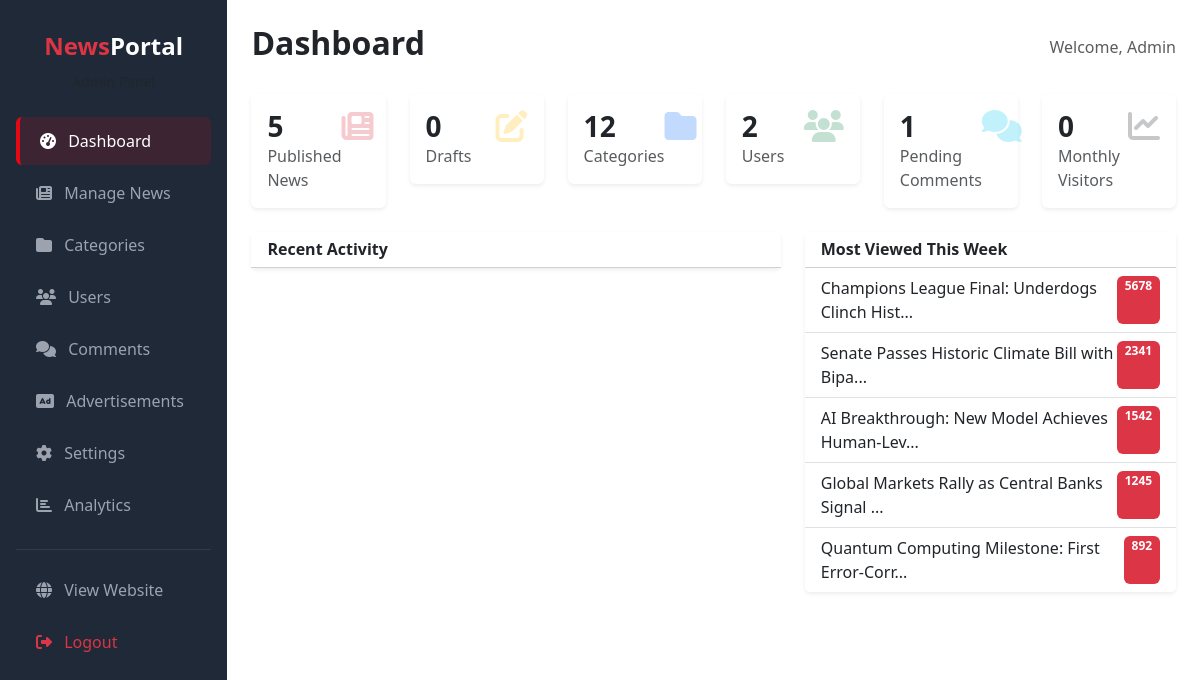
Page /admin/dashboard.php (signed in) on the committed database.
### tables this page shows
CREATE TABLE news (
    id INT AUTO_INCREMENT PRIMARY KEY,
    category_id INT,
    author_id INT,
    title VARCHAR(500),
    slug VARCHAR(500) UNIQUE,
    short_description TEXT,
    full_content LONGTEXT,
    featured_image VARCHAR(255) NULL,
    gallery TEXT NULL,
    tags VARCHAR(500) NULL,
    views INT DEFAULT 0,
    status ENUM('draft','pending','published','rejected') DEFAULT 'draft',
    is_breaking TINYINT DEFAULT 0,
    featured TINYINT DEFAULT 0,
    allow_comments TINYINT DEFAULT 1,
    reading_time INT DEFAULT 0,
    publish_date DATETIME NULL,
    seo_title VARCHAR(255) NULL,
    seo_description TEXT NULL,
    og_image VARCHAR(255) NULL,
    created_at TIMESTAMP DEFAULT CURRENT_TIMESTAMP,
    updated_at TIMESTAMP DEFAULT CURRENT_TIMESTAMP ON UPDATE CURRENT_TIMESTAMP,
    FOREIGN KEY (category_id) REFERENCES categories(id) ON DELETE CASCADE,
    FOREIGN KEY (author_id) REFERENCES users(id) ON DELETE CASCADE,
    INDEX idx_status (status),
    INDEX idx_slug (slug),
    INDEX idx_created_at (created_at),
    INDEX idx_is_breaking (is_breaking),
    INDEX idx_featured (featured),
    INDEX idx_category_id (category_id),
    INDEX idx_author_id (author_id),
    INDEX idx_publish_date (publish_date)
);

### config/functions.php (called while the page is built, shortened)
<?php
global $db;
function getCategories($status = 1, $limit = null) {
    global $db;
    $sql = "SELECT * FROM categories WHERE status = ? ORDER BY category_name ASC";
    $stmt = $db->prepare($sql);
    $stmt->execute([$status]);
    return $stmt->fetchAll();
}
function getTrendingNews($limit = 5) {
    global $db;
    $stmt = $db->prepare("SELECT n.*, c.category_name FROM news n
                          LEFT JOIN categories c ON n.category_id = c.id
                          WHERE n.status = 'published' ORDER BY n.views DESC LIMIT ?");
    $stmt->execute([$limit]);
    return $stmt->fetchAll();
}
function getNewsCount($status = 'published') {
    global $db;
    $stmt = $db->prepare("SELECT COUNT(*) FROM news WHERE status = ?");
    $stmt->execute([$status]);
    return $stmt->fetchColumn();
}
function truncateText($text, $length = 100) {
    return substr($text, 0, $length) . '...';
}
function getTotalVisitors($days = 30) {
    global $db;
    $stmt = $db->prepare("SELECT COUNT(DISTINCT ip_address) FROM analytics WHERE visit_date >= DATE_SUB(CURDATE(), INTERVAL ? DAY)");
    $stmt->execute([$days]);
    return $stmt->fetchColumn();
}

### admin/dashboard.php (the view, shortened to what this page needs)
<?php
require_once '../config/config.php';
$totalNews = getNewsCount('published');
$totalDrafts = getNewsCount('draft');
$totalCategories = count(getCategories(1));
$totalUsers = $db->query("SELECT COUNT(*) FROM users")->fetchColumn();
$totalComments = $db->query("SELECT COUNT(*) FROM comments WHERE status = 'pending'")->fetchColumn();
$visitors = getTotalVisitors(30);
$topNews = getTrendingNews(5);
?>
<!DOCTYPE html>
<html lang="en">
<head>
    <link href="https://cdn.jsdelivr.net/npm/bootstrap@5.3.3/dist/css/bootstrap.min.css" rel="stylesheet">
    <link rel="stylesheet" href="https://cdnjs.cloudflare.com/ajax/libs/font-awesome/6.5.1/css/all.min.css">
    <link rel="stylesheet" href="<?= ADMIN_URL ?>/assets/css/admin.css">
</head>
<body>
<div class="d-flex">
    <?php include 'includes/sidebar.php'; ?>
    <div class="flex-grow-1 p-4">
        <div class="d-flex justify-content-between align-items-center mb-4">
            <h2 class="fw-bold">Dashboard</h2>
            <div>
                <span class="text-muted">Welcome, <?= $_SESSION['name'] ?? 'Admin' ?></span>
            </div>
        </div>
        <div class="row g-4 mb-4">
            <div class="col-xl-2 col-md-4">
                <div class="card stats-card border-0 shadow-sm">
                    <div class="card-body">
                        <div class="d-flex justify-content-between">
                            <div>
                                <h3 class="fw-bold mb-0"><?= $totalNews ?></h3>
                                <p class="text-muted mb-0">Published News</p>
                            </div>
                            <i class="fas fa-newspaper fa-2x text-danger opacity-25"></i>
                        </div>
                    </div>
                </div>
            </div>
            <div class="col-xl-2 col-md-4">
                <div class="card stats-card border-0 shadow-sm">
                    <div class="card-body">
                        <div class="d-flex justify-content-between">
                            <div>
                                <h3 class="fw-bold mb-0"><?= $totalDrafts ?></h3>
                                <p class="text-muted mb-0">Drafts</p>
                            </div>
                            <i class="fas fa-edit fa-2x text-warning opacity-25"></i>
                        </div>
                    </div>
                </div>
            </div>
            <div class="col-xl-2 col-md-4">
                <div class="card stats-card border-0 shadow-sm">
                    <div class="card-body">
                        <div class="d-flex justify-content-between">
                            <div>
                                <h3 class="fw-bold mb-0"><?= $totalCategories ?></h3>
                                <p class="text-muted mb-0">Categories</p>
                            </div>
                            <i class="fas fa-folder fa-2x text-primary opacity-25"></i>
                        </div>
                    </div>
                </div>
            </div>
            <div class="col-xl-2 col-md-4">
                <div class="card stats-card border-0 shadow-sm">
                    <div class="card-body">
                        <div class="d-flex justify-content-between">
                            <div>
                                <h3 class="fw-bold mb-0"><?= $totalUsers ?></h3>
                                <p class="text-muted mb-0">Users</p>
                            </div>
                            <i class="fas fa-users fa-2x text-success opacity-25"></i>
                        </div>
                    </div>
                </div>
            </div>
            <div class="col-xl-2 col-md-4">
                <div class="card stats-card border-0 shadow-sm">
                    <div class="card-body">
                        <div class="d-flex justify-content-between">
                            <div>
                                <h3 class="fw-bold mb-0"><?= $totalComments ?></h3>
                                <p class="text-muted mb-0">Pending Comments</p>
                            </div>
                            <i class="fas fa-comments fa-2x text-info opacity-25"></i>
                        </div>
                    </div>
                </div>
            </div>
            <div class="col-xl-2 col-md-4">
                <div class="card stats-card border-0 shadow-sm">
                    <div class="card-body">
                        <div class="d-flex justify-content-between">
                            <div>
                                <h3 class="fw-bold mb-0"><?= $visitors ?></h3>
                                <p class="text-muted mb-0">Monthly Visitors</p>
                            </div>
                            <i class="fas fa-chart-line fa-2x text-purple opacity-25"></i>
                        </div>
                    </div>
                </div>
            </div>
        </div>
        <div class="row">
            <div class="col-lg-7">
                <div class="card border-0 shadow-sm mb-4">
                    <div class="card-header bg-white">
                        <h6 class="mb-0 fw-bold">Recent Activity</h6>
                    </div>
                </div>
            </div>
            <div class="col-lg-5">
                <div class="card border-0 shadow-sm">
                    <div class="card-header bg-white">
                        <h6 class="mb-0 fw-bold">Most Viewed This Week</h6>
                    </div>
                    <div class="list-group list-group-flush">
                        <?php foreach ($topNews as $n): ?>
                        <a href="../news/<?= $n['slug'] ?>" class="list-group-item list-group-item-action d-flex justify-content-between">
                            <span><?= truncateText($n['title'], 45) ?></span>
                            <span class="badge bg-danger"><?= $n['views'] ?></span>
                        </a>
                        <?php endforeach; ?>
                    </div>
                </div>
            </div>
        </div>
    </div>
</div>
</body>
</html>

### admin/includes/sidebar.php
<div class="admin-sidebar p-3" style="width: 260px; background: #1F2937; min-height: 100vh;">
    <div class="text-center mb-4 pt-3">
        <h4 class="text-white fw-bold"><span class="text-danger">News</span>Portal</h4>
        <small class="text-muted">Admin Panel</small>
    </div>
    <nav class="nav flex-column">
        <a href="<?= ADMIN_URL ?>/dashboard.php" class="nav-link <?= basename($_SERVER['PHP_SELF']) === 'dashboard.php' ? 'active' : '' ?>">
            <i class="fas fa-tachometer-alt me-2"></i> Dashboard
        </a>
        <a href="<?= ADMIN_URL ?>/news/" class="nav-link">
            <i class="fas fa-newspaper me-2"></i> Manage News
        </a>
        <a href="<?= ADMIN_URL ?>/categories/" class="nav-link">
            <i class="fas fa-folder me-2"></i> Categories
        </a>
        <a href="<?= ADMIN_URL ?>/users/" class="nav-link">
            <i class="fas fa-users me-2"></i> Users
        </a>
        <a href="<?= ADMIN_URL ?>/comments/" class="nav-link">
            <i class="fas fa-comments me-2"></i> Comments
        </a>
        <a href="<?= ADMIN_URL ?>/ads/" class="nav-link">
            <i class="fas fa-ad me-2"></i> Advertisements
        </a>
        <a href="<?= ADMIN_URL ?>/settings/" class="nav-link">
            <i class="fas fa-cog me-2"></i> Settings
        </a>
        <a href="<?= ADMIN_URL ?>/analytics/" class="nav-link">
            <i class="fas fa-chart-bar me-2"></i> Analytics
        </a>
        <hr class="border-secondary">
        <a href="<?= BASE_URL ?>" class="nav-link" target="_blank">
            <i class="fas fa-globe me-2"></i> View Website
        </a>
        <a href="<?= BASE_URL ?>/logout.php" class="nav-link text-danger">
            <i class="fas fa-sign-out-alt me-2"></i> Logout
        </a>
    </nav>
</div>

### admin/assets/css/admin.css (style rules this page uses)
.admin-sidebar { background: #1F2937; min-height: 100vh; }
.admin-sidebar .nav-link { color: #9CA3AF; padding: 12px 20px; border-radius: 6px; margin-bottom: 4px; transition: all 0.2s; }
.admin-sidebar .nav-link:hover, .admin-sidebar .nav-link.active { background: rgba(229, 9, 20, 0.15); color: #fff; border-left: 4px solid #E50914; }
.stats-card { transition: transform .2s ease; }

### rows in the picture
news: title "Champions League Final: Underdogs Clinch Hist...", views "5678"
news: title "Senate Passes Historic Climate Bill with Bipa...", views "2341"
news: title "AI Breakthrough: New Model Achieves Human-Lev...", views "1542"
news: title "Global Markets Rally as Central Banks Signal ...", views "1245"
news: title "Quantum Computing Milestone: First Error-Corr...", views "892"

### other values in the picture
$_SESSION['name'] "Admin"
$totalNews "5"
$totalDrafts "0"
$totalCategories "12"
$totalUsers "2"
$totalComments "1"
$visitors "0"
